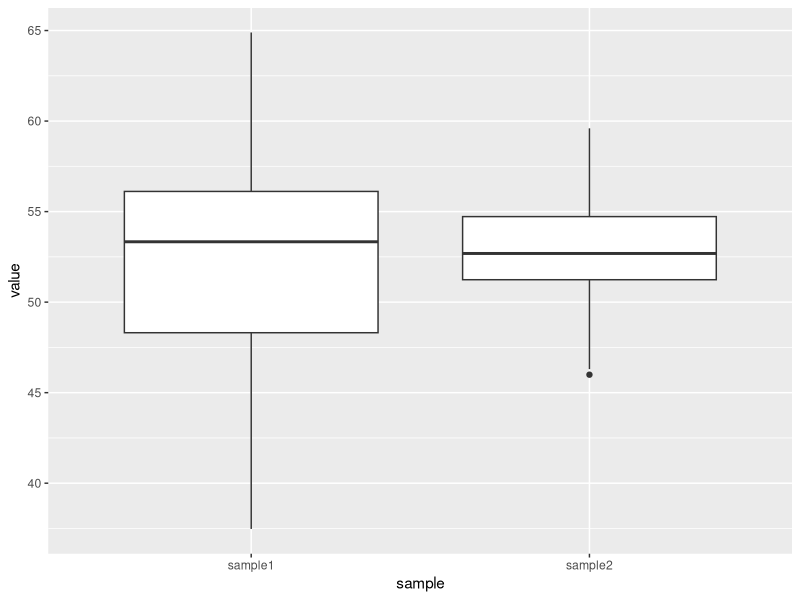
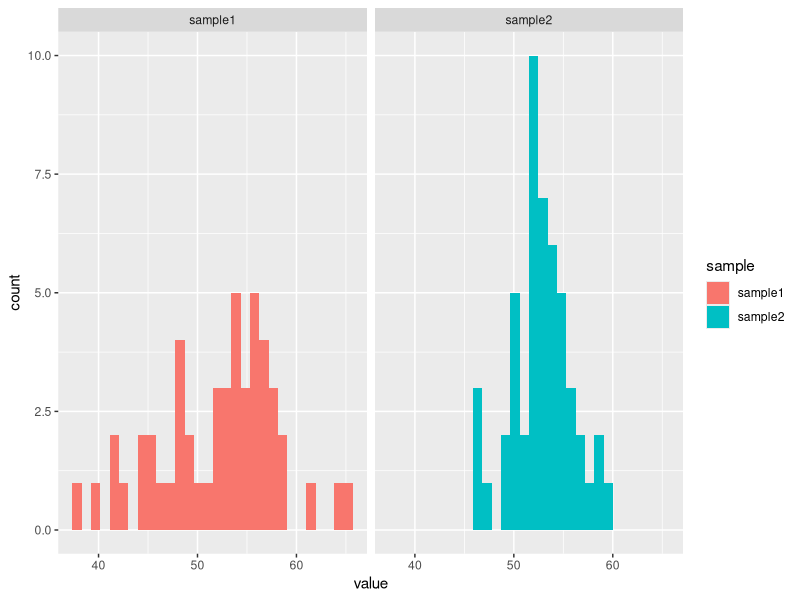

Here is the R script that generated these plots, in order:
## ---- chunk 1
library(tidyverse)

sample1<-data.frame(sample1=rnorm(50, mean=51.7, sd=6))
sample2<-data.frame(sample2=rnorm(50, mean=53.4, sd=3))

sample<-bind_cols(sample1,sample2) #Combine the two variables
## ---- chunk 2
sample_long<-sample %>% gather(key="sample",value="value")
ggplot(sample_long,aes(y=value,x=sample)) + geom_boxplot() 
ggplot(sample_long,aes(x=value, fill=sample)) + 
  geom_histogram() + 
  facet_wrap(~sample)
## ---- chunk 3
t.test(sample1, sample2, var.equal=TRUE) 
t.test(sample1, sample2, var.equal=FALSE) 
## ---- chunk 4
sample2<-data.frame(sample2=rnorm(50, mean=53.4, sd=50))
t.test(sample1, sample2, var.equal=FALSE)
## ---- chunk 5
sample1<-data.frame(sample1=rnorm(50, mean=51.7, sd=6))
sample2<-data.frame(sample2=rnorm(50, mean=53.4, sd=3))

t.test(sample1, sample2, var.equal=FALSE, alternative="two.sided")
t.test(sample1, sample2, var.equal=FALSE, alternative="greater")
t.test(sample1, sample2, var.equal=FALSE, alternative="less")
## ---- chunk 6
prop1<-data.frame(coin1=rbinom(100, 1 , .5)) #Regular coin
prop2<-data.frame(coin2=rbinom(100, 1 ,.75)) #Altered coin

prop_sample<-bind_cols(prop1,prop2) #Combine the two variables
prop_samplelong<-prop_sample %>% gather(key="coin",value="result") #Reshape the dataset so all values are in one column
## ---- chunk 7
prop_sample.table<-prop_samplelong %>%
  group_by(coin,result) %>%
  summarise(count=n()) %>%
  pivot_wider(names_from=result,values_from=count) %>%
  mutate(total=`0`+`1`)
prop.test(prop_sample.table$`1`,prop_sample.table$total) #Run prop.test on the table
## ---- chunk 8
stream.1990<-c(334, 231, 261, 215, 209, 336, 393, 141, 185, 242, 122, 195, 421, 226)
stream.2010<-c(316, 217, 226, 176, 215, 327, 335, 155, 128, 244, 129, 175, 379, 196)
t.test(stream.1990, stream.2010, paired=TRUE) 
## ---- chunk 9
t.test(stream.1990, stream.2010)
## ---- chunk 10
mon<-c(12.4, 13.9, 14.6, 11.3, 18.1, 15.2, 13.9)
wed<-c(10.7, 11.1, 16.2, 12.5, 10.8, 16.7, 12.7)
## ---- chunk 11
prepolicy<-c(398,413,521,645,513,310)
postpolicy<-c(375,403,410,552,406,308)
